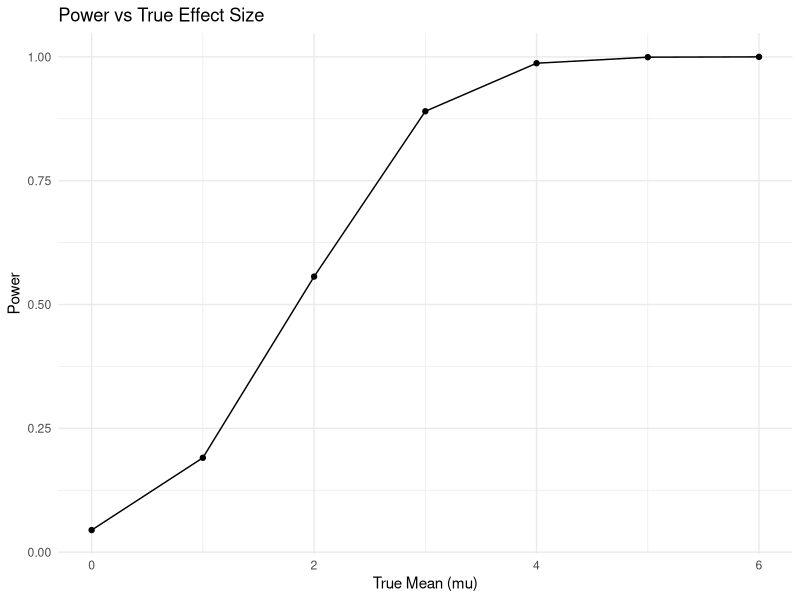
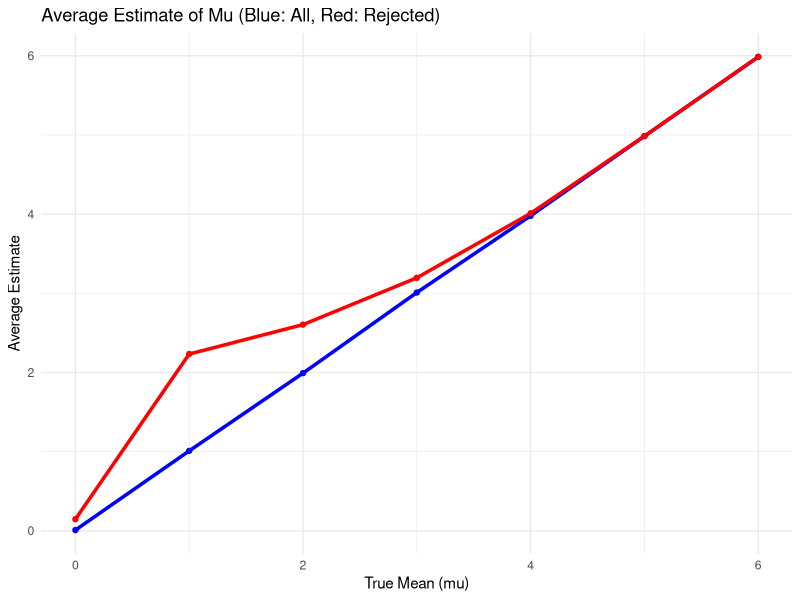

Generate these figures, in order, with R:
## ---- chunk 1
library(tidyverse)
## ---- chunk 2
set.seed(123)
n = 30         
sigma = 5       
mu_values = c(0, 1, 2, 3, 4, 5, 6) # True mean values
alpha = 0.05    
n_simulations = 5000
## ---- chunk 3

simulate_t_test = function(mu, n, sigma, n_simulations) {
  results = replicate(n_simulations, {
    x = rnorm(n, mean = mu, sd = sigma)
    t_test = t.test(x, mu = 0)
    tidy_t = broom::tidy(t_test)
    c(mu_hat = tidy_t$estimate, p_value = tidy_t$p.value)
  }, simplify = TRUE)
  
  results_df = as.data.frame(t(results))
  names(results_df) = c("mu_hat", "p_value")
  results_df$true_mu = mu
  return(results_df)
}

all_results = lapply(mu_values, simulate_t_test, n = n, sigma = sigma, n_simulations = n_simulations)
all_results = bind_rows(all_results)

## ---- chunk 4
power_results = all_results |>
  group_by(true_mu) |>
  summarize(power = mean(p_value < alpha))

# Plot the power curve
ggplot(power_results, aes(x = true_mu, y = power)) +
  geom_line() +
  geom_point() +
  labs(title = "Power vs True Effect Size",
       x = "True Mean (mu)",
       y = "Power") +
  theme_minimal()

## ---- chunk 5
# Calculate average estimates
average_results = all_results |>
  group_by(true_mu) |>
  summarize(
    avg_mu_hat = mean(mu_hat),
    avg_mu_hat_rejected = mean(mu_hat[p_value < alpha])
  )

# Plot the averages
ggplot(average_results, aes(x = true_mu)) +
  geom_line(aes(y = avg_mu_hat), color = "blue", size = 1.2) +
  geom_line(aes(y = avg_mu_hat_rejected), color = "red", size = 1.2) +
  geom_point(aes(y = avg_mu_hat), color = "blue") +
  geom_point(aes(y = avg_mu_hat_rejected), color = "red") +
  labs(title = "Average Estimate of Mu (Blue: All, Red: Rejected)",
       x = "True Mean (mu)",
       y = "Average Estimate") +
  theme_minimal()

